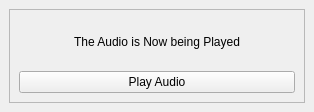
<?xml version="1.0" encoding="UTF-8"?>
<ui version="4.0">
 <class>MainWindow</class>
 <widget class="QMainWindow" name="MainWindow">
  <property name="geometry">
   <rect>
    <x>0</x>
    <y>0</y>
    <width>314</width>
    <height>112</height>
   </rect>
  </property>
  <property name="windowTitle">
   <string>MainWindow</string>
  </property>
  <widget class="QWidget" name="centralwidget">
   <layout class="QGridLayout" name="gridLayout">
    <item row="0" column="0">
     <widget class="QFrame" name="frame_28">
      <property name="frameShape">
       <enum>QFrame::StyledPanel</enum>
      </property>
      <property name="frameShadow">
       <enum>QFrame::Raised</enum>
      </property>
      <layout class="QGridLayout" name="gridLayout_2">
       <item row="1" column="0">
        <widget class="QPushButton" name="pushButton_27">
         <property name="cursor">
          <cursorShape>PointingHandCursor</cursorShape>
         </property>
         <property name="text">
          <string>Play Audio</string>
         </property>
        </widget>
       </item>
       <item row="0" column="0" alignment="Qt::AlignHCenter">
        <widget class="QLabel" name="label">
         <property name="text">
          <string>The Audio is Now being Played</string>
         </property>
        </widget>
       </item>
      </layout>
     </widget>
    </item>
   </layout>
  </widget>
  <widget class="QMenuBar" name="menubar">
   <property name="geometry">
    <rect>
     <x>0</x>
     <y>0</y>
     <width>314</width>
     <height>21</height>
    </rect>
   </property>
  </widget>
 </widget>
 <resources/>
 <connections/>
</ui>
